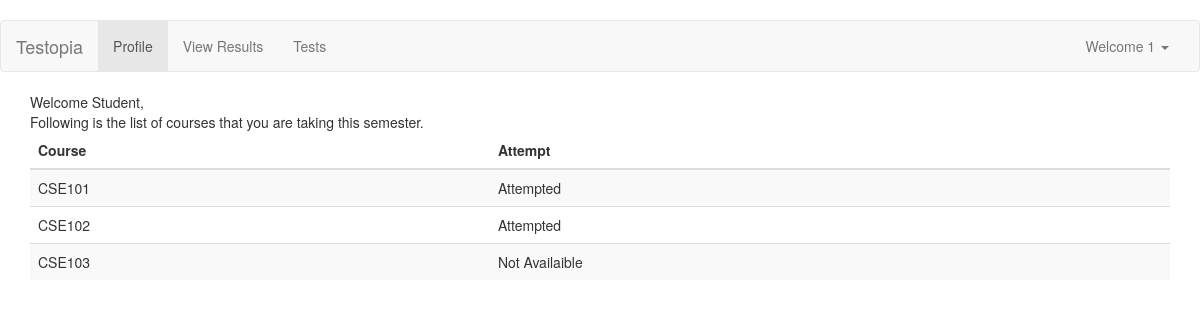
The page /student/student1.php (signed in) on the database its author committed.
### tables this page shows
CREATE TABLE IF NOT EXISTS `enrolled` (
  `S_id` varchar(10) NOT NULL,
  `C_id` varchar(10) NOT NULL,
  `E_id` int(10) NOT NULL,
  `Attempt` varchar(20) NOT NULL DEFAULT 'Not Availaible',
  PRIMARY KEY (`S_id`,`C_id`,`E_id`),
  KEY `C_id` (`C_id`),
  KEY `E_id` (`E_id`)
);

### student/student1.php (the view, shortened to what this page needs)
<!DOCTYPE html>
<html lang="en">
	<head>
<?PHP
if (!(isset($_SESSION['stid']) && $_SESSION['stid'] != '')) {
	header ("Location: Index.php");
}
else
$id = $_SESSION['stid'];
?>
		<link rel="stylesheet" type="text/css" href="../bootstrap/css/bootstrap.min.css">
		<link rel="stylesheet" type="text/css" href="../css/navbar.css">
		<nav class="navbar navbar-default" role="navigation">
		  <div class="container-fluid">
		    <div class="navbar-header">
		      <a class="navbar-brand" href="#">Testopia</a>
		    </div>
		    <div class="collapse navbar-collapse" id="bs-example-navbar-collapse-1">
		      <ul class="nav navbar-nav">
		        <li class="active"><a href="student1.php">Profile</a>
				<li><a href="viewresult.php">View Results</a></li>
				<li><a href="regcourse.php">Tests</a></li>
		          </ul>
		      <ul class="nav navbar-nav navbar-right">
		        <li class="dropdown">
		          <a href="#" class="dropdown-toggle" data-toggle="dropdown">Welcome <?php echo $id;  ?>  <b class="caret"></b></a>
		        </li>
		      </ul>
		    </div>
		</div>
		</nav>
	<body>
<?PHP
$sql="SELECT * FROM enrolled WHERE S_id='$id'";
$result = mysql_query($sql) or die ("Query Failed:".mysql_error());
if($result==TRUE)
     {
     	echo "<div class='container'>";
     	echo "Welcome Student,<br>Following is the list of courses that you are taking this semester";
	 echo '<table class="table table-striped">';
	 echo "<thead><th>Course</th>.<th>Attempt</th></thead><tbody>";
     while($db_feild=mysql_fetch_assoc($result))
	 {
	 	if(strcmp($db_feild['Attempt'],'Availaible') && strcmp($db_feild['Attempt'],'Not Availaible'))
	 		{
	 			$db='Attempted';
	 	 	}
	 	else
	 		$db=$db_feild['Attempt'];
		 echo "<tr><td>".$db_feild['C_id']."</td><td>".$db."</td></tr>";
		}
		echo '</div>';
	 }
else
	 print "Some error occured during SELECT"."<BR>";
?>
</body>
</html>

### css/navbar.css (style rules this page uses)
body { padding-top: 20px; padding-bottom: 20px; }
.navbar { margin-bottom: 20px; }

### rows shown on the page
enrolled: C "CSE101", Attempt "Attempted"
enrolled: C "CSE102", Attempt "Attempted"
enrolled: C "CSE103", Attempt "Not Availaible"

### other values the page prints
$id "1"
